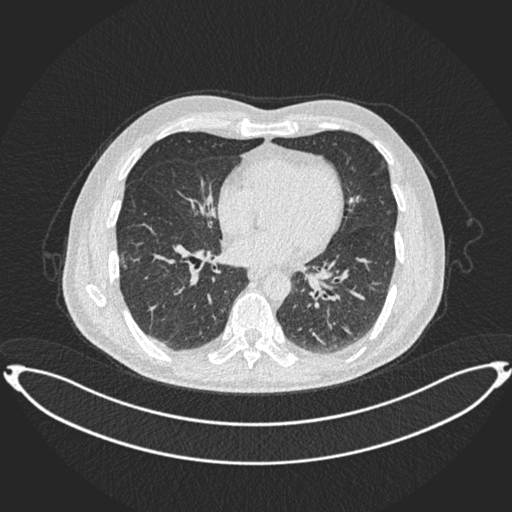
#> input picture lung_dataset/The IQ-OTHNCCD lung cancer dataset/Bengin cases/Bengin case (10).jpg, 512 x 512 px, found by its file name; its folder holds 3 pictures in this run
$ python lungs_model_train.py
#> lines starting #> are read from the running program, lines starting #| are printed output that depends on the picture; pictures that were not available may be replaced by others from this repository, and a replacement may not be noted
# [311 lines of commented-out code are left out]

import os
import cv2
from collections import Counter
from sklearn.utils import shuffle
import matplotlib.pyplot as plt
import numpy as np
from sklearn.preprocessing import LabelEncoder
# location of the dataset
dataset_path = r"D:\lung_dataset\The IQ-OTHNCCD lung cancer dataset"
classes = ["Bengin cases", "Malignant cases", "Normal cases"]
#load data
data = []
labels = []
for category in classes:
    folder_path = os.path.join(dataset_path, category)
    for img in os.listdir(folder_path):
        img_path = os.path.join(folder_path, img)
        image = cv2.imread(img_path)
#> image is the input picture: shape (512, 512, 3); min 37, max 255, mean 89.6
        data.append(image)
        labels.append(category)
print("Total images:", len(data))
print("Total labels:", len(labels))

# plt.imshow(data[0])
# plt.title(labels[0])
# plt.show()
print(Counter(labels))

# check the image size
image_sizes = []
for img in data:
    image_sizes.append(img.shape)
unique_sizes = set(image_sizes)
print("Unique image sizes in dataset:")
print(unique_sizes)

# this is resize the size of image into all images fix size
# resized_data = []
# for img in data:
#     resized_img = cv2.resize(img, (224, 224))
#     resized_data.append(resized_img)
# X = np.array(resized_data)
# print("Dataset shape:", X.shape)

# resize + noise reduction
# processed_data = []
#
# for img in data:
#     resized_img = cv2.resize(img, (224, 224))
#
#     # Noise Reduction using Gaussian Blur
#     denoised_img = cv2.GaussianBlur(resized_img, (3,3), 0)
#
#     processed_data.append(denoised_img)
#
# X = np.array(processed_data)
#
# print("Dataset shape:", X.shape)
# resize + noise reduction + CLAHE
processed_data = []

# create CLAHE object
clahe = cv2.createCLAHE(clipLimit=2.0, tileGridSize=(8, 8))

for img in data:
    # Resize
    resized_img = cv2.resize(img, (224, 224))

    # Noise Reduction
    denoised_img = cv2.GaussianBlur(resized_img, (3, 3), 0)

    # Convert to grayscale for CLAHE
    gray = cv2.cvtColor(denoised_img, cv2.COLOR_BGR2GRAY)

    # Apply CLAHE
    clahe_img = clahe.apply(gray)

    # Convert back to 3 channels
    clahe_img = cv2.cvtColor(clahe_img, cv2.COLOR_GRAY2BGR)

    processed_data.append(clahe_img)
#> this loop made 5 passes
#> pass 1, `denoised_img = cv2.GaussianBlur(resized_img, (3, 3), 0)`:
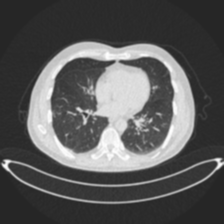
#> denoised_img: shape (224, 224, 3); min 38, max 254, mean 89.5
#> pass 1, `clahe_img = clahe.apply(gray)`:
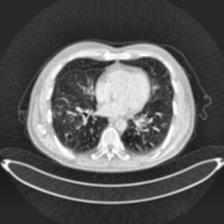
#> clahe_img: shape (224, 224); min 25, max 255, mean 89.3

X = np.array(processed_data)

print("Dataset shape:", X.shape)
#| Dataset shape: (5, 224, 224, 3)

import matplotlib.pyplot as plt

# Original image
original = cv2.resize(data[0], (224,224))

# Noise reduction
blur = cv2.GaussianBlur(original, (3,3), 0)

# CLAHE object
clahe = cv2.createCLAHE(clipLimit=2.0, tileGridSize=(8,8))

# Convert to grayscale
gray = cv2.cvtColor(blur, cv2.COLOR_BGR2GRAY)

# Apply CLAHE
clahe_img = clahe.apply(gray)

# Convert back to BGR
clahe_img = cv2.cvtColor(clahe_img, cv2.COLOR_GRAY2BGR)
#> clahe_img: shape (224, 224, 3)

plt.figure(figsize=(15,5))

plt.subplot(1,3,1)
plt.imshow(cv2.cvtColor(original, cv2.COLOR_BGR2RGB))
plt.title("Original Image")

plt.subplot(1,3,2)
plt.imshow(cv2.cvtColor(blur, cv2.COLOR_BGR2RGB))
plt.title("After Gaussian Blur")

plt.subplot(1,3,3)
plt.imshow(cv2.cvtColor(clahe_img, cv2.COLOR_BGR2RGB))
plt.title("After CLAHE")

plt.show()
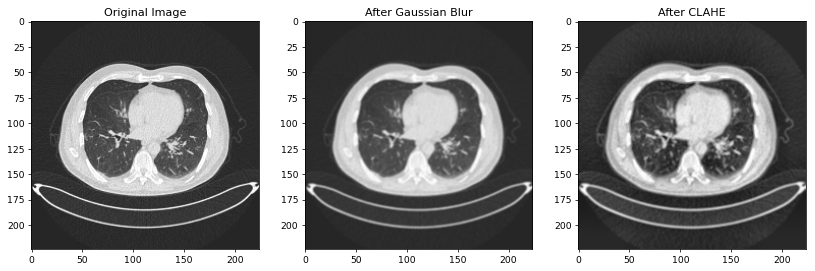
#> figure drawn by matplotlib, 3 panels

# label encoding (0,1,2)
encoder = LabelEncoder()
y = encoder.fit_transform(labels)
print("Encoded labels sample:", y[:10])
# show mapping
mapping = dict(zip(encoder.classes_, encoder.transform(encoder.classes_)))
print("Label Mapping:", mapping)
y = np.array(y)
print("Label shape:", y.shape)
#| Label shape: (5,)
# unique labels check
print("Unique labels:", np.unique(y))

# this is augmentation of the dataset folder bengin cases
augmented_images = []
augmented_labels = []

for img, label in zip(X, y):
    if label == mapping["Bengin cases"]:  # augment only benign class
        # horizontal flip
        flip = cv2.flip(img, 1)
        augmented_images.append(flip)
        augmented_labels.append(label)
        # rotate 90
        rotate = cv2.rotate(img, cv2.ROTATE_90_CLOCKWISE)
        augmented_images.append(rotate)
        augmented_labels.append(label)
        # brightness change
        bright = cv2.convertScaleAbs(img, alpha=1.2, beta=30)
        augmented_images.append(bright)
        augmented_labels.append(label)
#> this loop made 5 passes
#> pass 1, `flip = cv2.flip(img, 1)`:
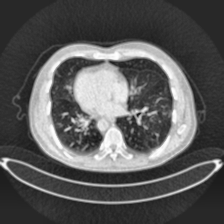
#> flip: shape (224, 224, 3); min 25, max 255, mean 89.3
#> pass 1, `rotate = cv2.rotate(img, cv2.ROTATE_90_CLOCKWISE)`:
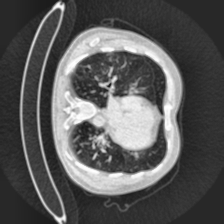
#> rotate: shape (224, 224, 3); min 25, max 255, mean 89.3
#> pass 1, `bright = cv2.convertScaleAbs(img, alpha=1.2, beta=30)`:
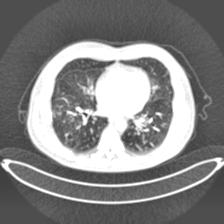
#> bright: shape (224, 224, 3); min 60, max 255, mean 131.7
#> pass 2, `flip = cv2.flip(img, 1)`:
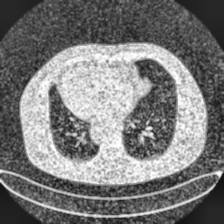
#> flip: shape (224, 224, 3); min 20, max 255, mean 121.8
# add augmented data
X_aug = np.array(augmented_images)
y_aug = np.array(augmented_labels)
print("Augmented images:", X_aug.shape)
#| Augmented images: (9, 224, 224, 3)
# combine original + augmented
X = np.concatenate((X, X_aug), axis=0)
y = np.concatenate((y, y_aug), axis=0)
print("Final dataset shape:", X.shape)
#| Final dataset shape: (14, 224, 224, 3)
print("Final labels shape:", y.shape)
#| Final labels shape: (14,)

# normiization
X = X.astype("float32") / 255.0
print("After normalization")
print("Min pixel value:", X.min())
print("Max pixel value:", X.max())
# data shuffle
X, y = shuffle(X, y, random_state=42)
print("Dataset shuffled successfully")
print("X shape:", X.shape)
#| X shape: (14, 224, 224, 3)
print("y shape:", y.shape)
#| y shape: (14,)

# check that images is corrupted or not
corrupted_count = 0
for category in classes:
    folder_path = os.path.join(dataset_path, category)
    for img in os.listdir(folder_path):
        img_path = os.path.join(folder_path, img)
        image = cv2.imread(img_path)
        if image is None:
            corrupted_count += 1
            print("Corrupted:", img_path)
print("Total corrupted images:", corrupted_count)
